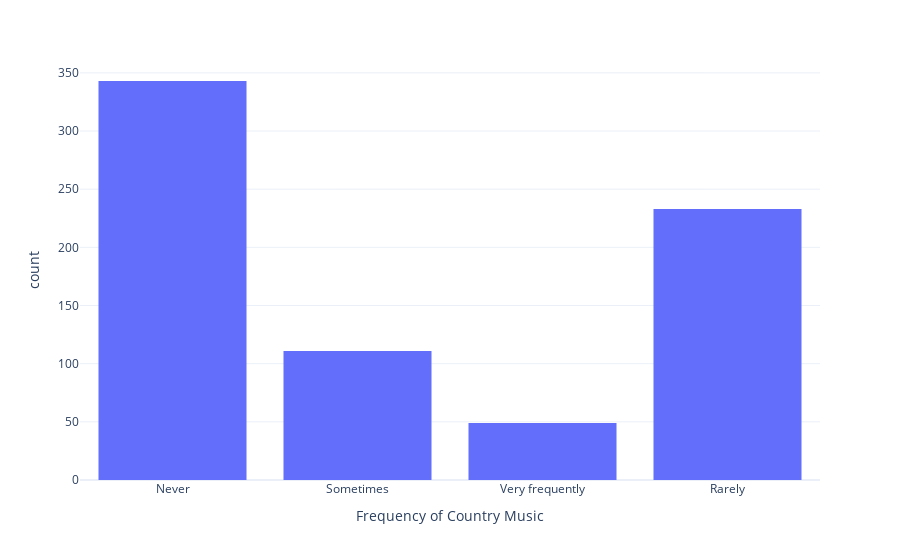

Notebook cell for this chart:
### Markdown cell above
Most people hardly(35%) listen to classical music. 23% never listen to classical music while 15% of people listen to classical music very frequently

### Code cell
music >> call(px.histogram, x="frequency_[country]", 
data_frame=_, labels={"frequency_[country]": "Frequency of Country Music"})

### Figure 1 — Plotly figure (JSON) as saved in the notebook; plotly's stock layout.template omitted (floating-point values rounded to 4 significant figures; data arrays with more than 128 entries replaced by an {"elided": "..."} marker saying what was removed)
{"data": [{"alignmentgroup": "True", "bingroup": "x", "hovertemplate": "Frequency of Country Music=%{x}<br>count=%{y}<extra></extra>", "legendgroup": "", "marker": {"color": "#636efa", "pattern": {"shape": ""}}, "name": "", "offsetgroup": "", "orientation": "v", "showlegend": false, "type": "histogram", "x": {"elided": "736 str values"}, "xaxis": "x", "yaxis": "y"}], "layout": {"barmode": "relative", "legend": {"tracegroupgap": 0}, "margin": {"t": 60}, "xaxis": {"anchor": "y", "domain": [0, 1], "title": {"text": "Frequency of Country Music"}}, "yaxis": {"anchor": "x", "domain": [0, 1], "title": {"text": "count"}}}}
